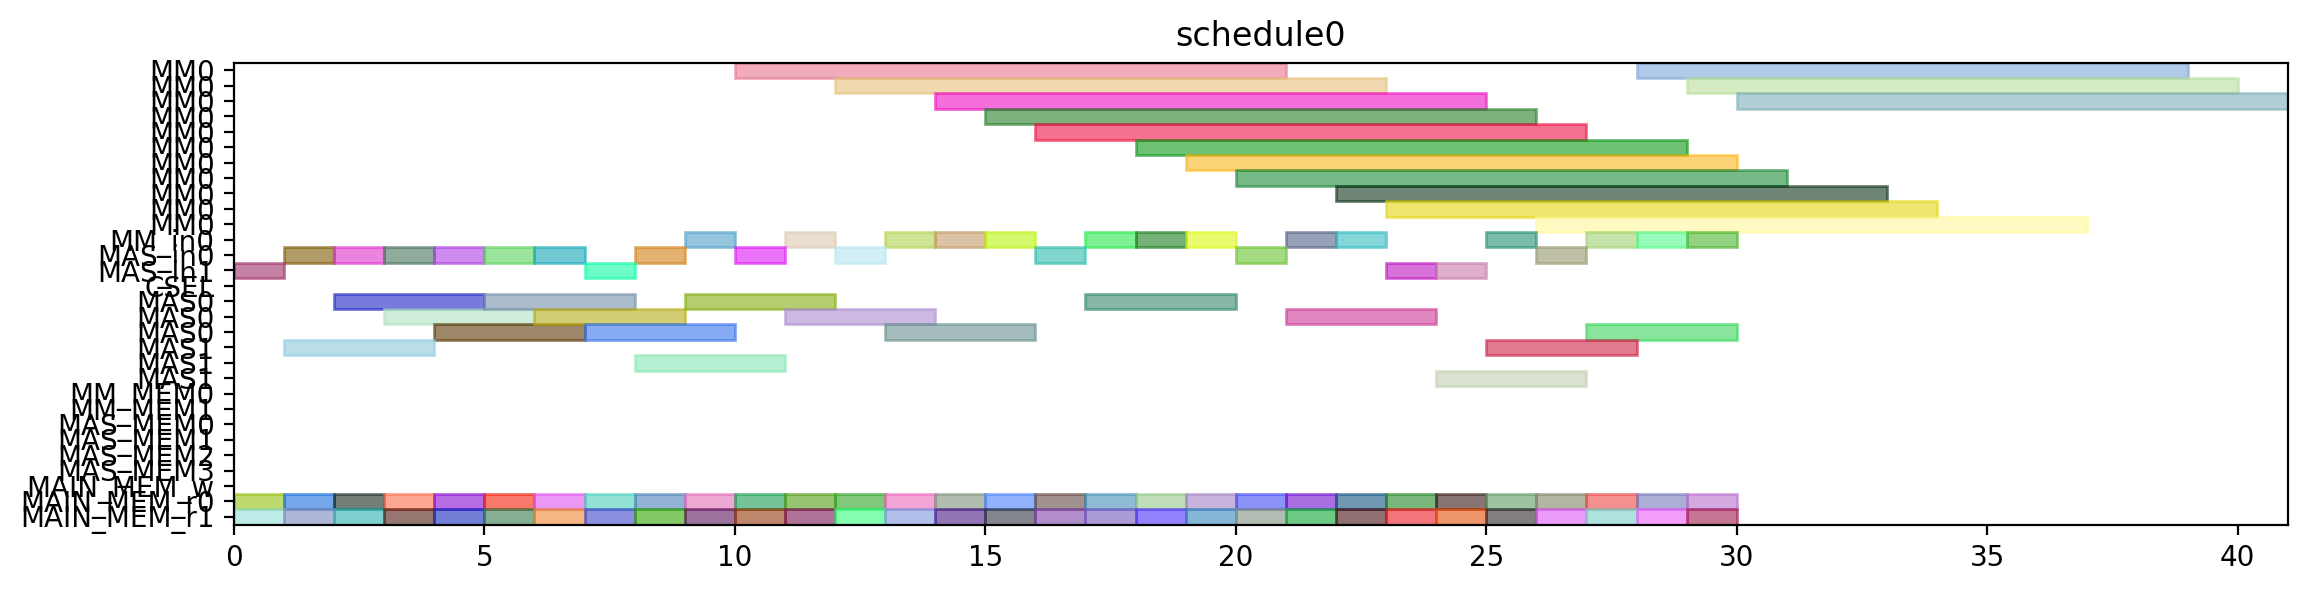

Here is the Python script that generated this plot:
from pyschedule import Scenario, solvers, plotters, alt


def solve():
	horizon = 120
	S = Scenario("schedule0", horizon=horizon)

	# resource
	MM = S.Resources('MM', num=1, size=11)
	MM_in = S.Resources('MM_in', num=1)
	MAS_in = S.Resources('MAS_in', num=2)
	CSEL = S.Resource('CSEL')
	MAS = S.Resources('MAS', num=2, size=3, periods=range(1, horizon))
	MM_MEM = S.Resources('MM_MEM', num=2)
	MAS_MEM = S.Resources('MAS_MEM', num=4)
	MAIN_MEM_w = S.Resource('MAIN_MEM_w', size=1)
	MAIN_MEM_r = S.Resources('MAIN_MEM_r', num=2)

	# result of previous scheduling

	# new tasks
	t1_t0 = S.Task('t1_t0', length=11, delay_cost=1)
	t1_t0 += alt(MM)
	t1_t0_in = S.Task('t1_t0_in', length=1, delay_cost=1)
	t1_t0_in += alt(MM_in)
	S += t1_t0_in*MM_in[0]<=t1_t0*MM[0]
	t1_t0_mem0 = S.Task('t1_t0_mem0', length=1, delay_cost=1)
	t1_t0_mem0 += MAIN_MEM_r[0]
	S += t1_t0_mem0 <= t1_t0

	t1_t0_mem1 = S.Task('t1_t0_mem1', length=1, delay_cost=1)
	t1_t0_mem1 += MAIN_MEM_r[1]
	S += t1_t0_mem1 <= t1_t0

	t1_t1 = S.Task('t1_t1', length=11, delay_cost=1)
	t1_t1 += alt(MM)
	t1_t1_in = S.Task('t1_t1_in', length=1, delay_cost=1)
	t1_t1_in += alt(MM_in)
	S += t1_t1_in*MM_in[0]<=t1_t1*MM[0]
	t1_t1_mem0 = S.Task('t1_t1_mem0', length=1, delay_cost=1)
	t1_t1_mem0 += MAIN_MEM_r[0]
	S += t1_t1_mem0 <= t1_t1

	t1_t1_mem1 = S.Task('t1_t1_mem1', length=1, delay_cost=1)
	t1_t1_mem1 += MAIN_MEM_r[1]
	S += t1_t1_mem1 <= t1_t1

	t1_t2 = S.Task('t1_t2', length=3, delay_cost=1)
	t1_t2 += alt(MAS)
	t1_t2_in = S.Task('t1_t2_in', length=1, delay_cost=1)
	t1_t2_in += alt(MAS_in)
	S += t1_t2_in*MAS_in[0]<=t1_t2*MAS[0]

	S += t1_t2_in*MAS_in[1]<=t1_t2*MAS[1]

	t1_t2_mem0 = S.Task('t1_t2_mem0', length=1, delay_cost=1)
	t1_t2_mem0 += MAIN_MEM_r[0]
	S += t1_t2_mem0 <= t1_t2

	t1_t2_mem1 = S.Task('t1_t2_mem1', length=1, delay_cost=1)
	t1_t2_mem1 += MAIN_MEM_r[1]
	S += t1_t2_mem1 <= t1_t2

	t1_t3 = S.Task('t1_t3', length=3, delay_cost=1)
	t1_t3 += alt(MAS)
	t1_t3_in = S.Task('t1_t3_in', length=1, delay_cost=1)
	t1_t3_in += alt(MAS_in)
	S += t1_t3_in*MAS_in[0]<=t1_t3*MAS[0]

	S += t1_t3_in*MAS_in[1]<=t1_t3*MAS[1]

	t1_t3_mem0 = S.Task('t1_t3_mem0', length=1, delay_cost=1)
	t1_t3_mem0 += MAIN_MEM_r[0]
	S += t1_t3_mem0 <= t1_t3

	t1_t3_mem1 = S.Task('t1_t3_mem1', length=1, delay_cost=1)
	t1_t3_mem1 += MAIN_MEM_r[1]
	S += t1_t3_mem1 <= t1_t3

	t2_t0 = S.Task('t2_t0', length=11, delay_cost=1)
	t2_t0 += alt(MM)
	t2_t0_in = S.Task('t2_t0_in', length=1, delay_cost=1)
	t2_t0_in += alt(MM_in)
	S += t2_t0_in*MM_in[0]<=t2_t0*MM[0]
	t2_t0_mem0 = S.Task('t2_t0_mem0', length=1, delay_cost=1)
	t2_t0_mem0 += MAIN_MEM_r[0]
	S += t2_t0_mem0 <= t2_t0

	t2_t0_mem1 = S.Task('t2_t0_mem1', length=1, delay_cost=1)
	t2_t0_mem1 += MAIN_MEM_r[1]
	S += t2_t0_mem1 <= t2_t0

	t2_t1 = S.Task('t2_t1', length=11, delay_cost=1)
	t2_t1 += alt(MM)
	t2_t1_in = S.Task('t2_t1_in', length=1, delay_cost=1)
	t2_t1_in += alt(MM_in)
	S += t2_t1_in*MM_in[0]<=t2_t1*MM[0]
	t2_t1_mem0 = S.Task('t2_t1_mem0', length=1, delay_cost=1)
	t2_t1_mem0 += MAIN_MEM_r[0]
	S += t2_t1_mem0 <= t2_t1

	t2_t1_mem1 = S.Task('t2_t1_mem1', length=1, delay_cost=1)
	t2_t1_mem1 += MAIN_MEM_r[1]
	S += t2_t1_mem1 <= t2_t1

	t2_t2 = S.Task('t2_t2', length=3, delay_cost=1)
	t2_t2 += alt(MAS)
	t2_t2_in = S.Task('t2_t2_in', length=1, delay_cost=1)
	t2_t2_in += alt(MAS_in)
	S += t2_t2_in*MAS_in[0]<=t2_t2*MAS[0]

	S += t2_t2_in*MAS_in[1]<=t2_t2*MAS[1]

	t2_t2_mem0 = S.Task('t2_t2_mem0', length=1, delay_cost=1)
	t2_t2_mem0 += MAIN_MEM_r[0]
	S += t2_t2_mem0 <= t2_t2

	t2_t2_mem1 = S.Task('t2_t2_mem1', length=1, delay_cost=1)
	t2_t2_mem1 += MAIN_MEM_r[1]
	S += t2_t2_mem1 <= t2_t2

	t2_t3 = S.Task('t2_t3', length=3, delay_cost=1)
	t2_t3 += alt(MAS)
	t2_t3_in = S.Task('t2_t3_in', length=1, delay_cost=1)
	t2_t3_in += alt(MAS_in)
	S += t2_t3_in*MAS_in[0]<=t2_t3*MAS[0]

	S += t2_t3_in*MAS_in[1]<=t2_t3*MAS[1]

	t2_t3_mem0 = S.Task('t2_t3_mem0', length=1, delay_cost=1)
	t2_t3_mem0 += MAIN_MEM_r[0]
	S += t2_t3_mem0 <= t2_t3

	t2_t3_mem1 = S.Task('t2_t3_mem1', length=1, delay_cost=1)
	t2_t3_mem1 += MAIN_MEM_r[1]
	S += t2_t3_mem1 <= t2_t3

	t0_t0 = S.Task('t0_t0', length=11, delay_cost=1)
	t0_t0 += alt(MM)
	t0_t0_in = S.Task('t0_t0_in', length=1, delay_cost=1)
	t0_t0_in += alt(MM_in)
	S += t0_t0_in*MM_in[0]<=t0_t0*MM[0]
	t0_t0_mem0 = S.Task('t0_t0_mem0', length=1, delay_cost=1)
	t0_t0_mem0 += MAIN_MEM_r[0]
	S += t0_t0_mem0 <= t0_t0

	t0_t0_mem1 = S.Task('t0_t0_mem1', length=1, delay_cost=1)
	t0_t0_mem1 += MAIN_MEM_r[1]
	S += t0_t0_mem1 <= t0_t0

	t0_t1 = S.Task('t0_t1', length=11, delay_cost=1)
	t0_t1 += alt(MM)
	t0_t1_in = S.Task('t0_t1_in', length=1, delay_cost=1)
	t0_t1_in += alt(MM_in)
	S += t0_t1_in*MM_in[0]<=t0_t1*MM[0]
	t0_t1_mem0 = S.Task('t0_t1_mem0', length=1, delay_cost=1)
	t0_t1_mem0 += MAIN_MEM_r[0]
	S += t0_t1_mem0 <= t0_t1

	t0_t1_mem1 = S.Task('t0_t1_mem1', length=1, delay_cost=1)
	t0_t1_mem1 += MAIN_MEM_r[1]
	S += t0_t1_mem1 <= t0_t1

	t0_t2 = S.Task('t0_t2', length=3, delay_cost=1)
	t0_t2 += alt(MAS)
	t0_t2_in = S.Task('t0_t2_in', length=1, delay_cost=1)
	t0_t2_in += alt(MAS_in)
	S += t0_t2_in*MAS_in[0]<=t0_t2*MAS[0]

	S += t0_t2_in*MAS_in[1]<=t0_t2*MAS[1]

	t0_t2_mem0 = S.Task('t0_t2_mem0', length=1, delay_cost=1)
	t0_t2_mem0 += MAIN_MEM_r[0]
	S += t0_t2_mem0 <= t0_t2

	t0_t2_mem1 = S.Task('t0_t2_mem1', length=1, delay_cost=1)
	t0_t2_mem1 += MAIN_MEM_r[1]
	S += t0_t2_mem1 <= t0_t2

	t0_t3 = S.Task('t0_t3', length=3, delay_cost=1)
	t0_t3 += alt(MAS)
	t0_t3_in = S.Task('t0_t3_in', length=1, delay_cost=1)
	t0_t3_in += alt(MAS_in)
	S += t0_t3_in*MAS_in[0]<=t0_t3*MAS[0]

	S += t0_t3_in*MAS_in[1]<=t0_t3*MAS[1]

	t0_t3_mem0 = S.Task('t0_t3_mem0', length=1, delay_cost=1)
	t0_t3_mem0 += MAIN_MEM_r[0]
	S += t0_t3_mem0 <= t0_t3

	t0_t3_mem1 = S.Task('t0_t3_mem1', length=1, delay_cost=1)
	t0_t3_mem1 += MAIN_MEM_r[1]
	S += t0_t3_mem1 <= t0_t3

	t4_t0_t0 = S.Task('t4_t0_t0', length=11, delay_cost=1)
	t4_t0_t0 += alt(MM)
	t4_t0_t0_in = S.Task('t4_t0_t0_in', length=1, delay_cost=1)
	t4_t0_t0_in += alt(MM_in)
	S += t4_t0_t0_in*MM_in[0]<=t4_t0_t0*MM[0]
	t4_t0_t0_mem0 = S.Task('t4_t0_t0_mem0', length=1, delay_cost=1)
	t4_t0_t0_mem0 += MAIN_MEM_r[0]
	S += t4_t0_t0_mem0 <= t4_t0_t0

	t4_t0_t0_mem1 = S.Task('t4_t0_t0_mem1', length=1, delay_cost=1)
	t4_t0_t0_mem1 += MAIN_MEM_r[1]
	S += t4_t0_t0_mem1 <= t4_t0_t0

	t4_t0_t1 = S.Task('t4_t0_t1', length=11, delay_cost=1)
	t4_t0_t1 += alt(MM)
	t4_t0_t1_in = S.Task('t4_t0_t1_in', length=1, delay_cost=1)
	t4_t0_t1_in += alt(MM_in)
	S += t4_t0_t1_in*MM_in[0]<=t4_t0_t1*MM[0]
	t4_t0_t1_mem0 = S.Task('t4_t0_t1_mem0', length=1, delay_cost=1)
	t4_t0_t1_mem0 += MAIN_MEM_r[0]
	S += t4_t0_t1_mem0 <= t4_t0_t1

	t4_t0_t1_mem1 = S.Task('t4_t0_t1_mem1', length=1, delay_cost=1)
	t4_t0_t1_mem1 += MAIN_MEM_r[1]
	S += t4_t0_t1_mem1 <= t4_t0_t1

	t4_t0_t2 = S.Task('t4_t0_t2', length=3, delay_cost=1)
	t4_t0_t2 += alt(MAS)
	t4_t0_t2_in = S.Task('t4_t0_t2_in', length=1, delay_cost=1)
	t4_t0_t2_in += alt(MAS_in)
	S += t4_t0_t2_in*MAS_in[0]<=t4_t0_t2*MAS[0]

	S += t4_t0_t2_in*MAS_in[1]<=t4_t0_t2*MAS[1]

	t4_t0_t2_mem0 = S.Task('t4_t0_t2_mem0', length=1, delay_cost=1)
	t4_t0_t2_mem0 += MAIN_MEM_r[0]
	S += t4_t0_t2_mem0 <= t4_t0_t2

	t4_t0_t2_mem1 = S.Task('t4_t0_t2_mem1', length=1, delay_cost=1)
	t4_t0_t2_mem1 += MAIN_MEM_r[1]
	S += t4_t0_t2_mem1 <= t4_t0_t2

	t4_t0_t3 = S.Task('t4_t0_t3', length=3, delay_cost=1)
	t4_t0_t3 += alt(MAS)
	t4_t0_t3_in = S.Task('t4_t0_t3_in', length=1, delay_cost=1)
	t4_t0_t3_in += alt(MAS_in)
	S += t4_t0_t3_in*MAS_in[0]<=t4_t0_t3*MAS[0]

	S += t4_t0_t3_in*MAS_in[1]<=t4_t0_t3*MAS[1]

	t4_t0_t3_mem0 = S.Task('t4_t0_t3_mem0', length=1, delay_cost=1)
	t4_t0_t3_mem0 += MAIN_MEM_r[0]
	S += t4_t0_t3_mem0 <= t4_t0_t3

	t4_t0_t3_mem1 = S.Task('t4_t0_t3_mem1', length=1, delay_cost=1)
	t4_t0_t3_mem1 += MAIN_MEM_r[1]
	S += t4_t0_t3_mem1 <= t4_t0_t3

	t4_t1_t0 = S.Task('t4_t1_t0', length=11, delay_cost=1)
	t4_t1_t0 += alt(MM)
	t4_t1_t0_in = S.Task('t4_t1_t0_in', length=1, delay_cost=1)
	t4_t1_t0_in += alt(MM_in)
	S += t4_t1_t0_in*MM_in[0]<=t4_t1_t0*MM[0]
	t4_t1_t0_mem0 = S.Task('t4_t1_t0_mem0', length=1, delay_cost=1)
	t4_t1_t0_mem0 += MAIN_MEM_r[0]
	S += t4_t1_t0_mem0 <= t4_t1_t0

	t4_t1_t0_mem1 = S.Task('t4_t1_t0_mem1', length=1, delay_cost=1)
	t4_t1_t0_mem1 += MAIN_MEM_r[1]
	S += t4_t1_t0_mem1 <= t4_t1_t0

	t4_t1_t1 = S.Task('t4_t1_t1', length=11, delay_cost=1)
	t4_t1_t1 += alt(MM)
	t4_t1_t1_in = S.Task('t4_t1_t1_in', length=1, delay_cost=1)
	t4_t1_t1_in += alt(MM_in)
	S += t4_t1_t1_in*MM_in[0]<=t4_t1_t1*MM[0]
	t4_t1_t1_mem0 = S.Task('t4_t1_t1_mem0', length=1, delay_cost=1)
	t4_t1_t1_mem0 += MAIN_MEM_r[0]
	S += t4_t1_t1_mem0 <= t4_t1_t1

	t4_t1_t1_mem1 = S.Task('t4_t1_t1_mem1', length=1, delay_cost=1)
	t4_t1_t1_mem1 += MAIN_MEM_r[1]
	S += t4_t1_t1_mem1 <= t4_t1_t1

	t4_t1_t2 = S.Task('t4_t1_t2', length=3, delay_cost=1)
	t4_t1_t2 += alt(MAS)
	t4_t1_t2_in = S.Task('t4_t1_t2_in', length=1, delay_cost=1)
	t4_t1_t2_in += alt(MAS_in)
	S += t4_t1_t2_in*MAS_in[0]<=t4_t1_t2*MAS[0]

	S += t4_t1_t2_in*MAS_in[1]<=t4_t1_t2*MAS[1]

	t4_t1_t2_mem0 = S.Task('t4_t1_t2_mem0', length=1, delay_cost=1)
	t4_t1_t2_mem0 += MAIN_MEM_r[0]
	S += t4_t1_t2_mem0 <= t4_t1_t2

	t4_t1_t2_mem1 = S.Task('t4_t1_t2_mem1', length=1, delay_cost=1)
	t4_t1_t2_mem1 += MAIN_MEM_r[1]
	S += t4_t1_t2_mem1 <= t4_t1_t2

	t4_t1_t3 = S.Task('t4_t1_t3', length=3, delay_cost=1)
	t4_t1_t3 += alt(MAS)
	t4_t1_t3_in = S.Task('t4_t1_t3_in', length=1, delay_cost=1)
	t4_t1_t3_in += alt(MAS_in)
	S += t4_t1_t3_in*MAS_in[0]<=t4_t1_t3*MAS[0]

	S += t4_t1_t3_in*MAS_in[1]<=t4_t1_t3*MAS[1]

	t4_t1_t3_mem0 = S.Task('t4_t1_t3_mem0', length=1, delay_cost=1)
	t4_t1_t3_mem0 += MAIN_MEM_r[0]
	S += t4_t1_t3_mem0 <= t4_t1_t3

	t4_t1_t3_mem1 = S.Task('t4_t1_t3_mem1', length=1, delay_cost=1)
	t4_t1_t3_mem1 += MAIN_MEM_r[1]
	S += t4_t1_t3_mem1 <= t4_t1_t3

	t4_t2_t0 = S.Task('t4_t2_t0', length=11, delay_cost=1)
	t4_t2_t0 += alt(MM)
	t4_t2_t0_in = S.Task('t4_t2_t0_in', length=1, delay_cost=1)
	t4_t2_t0_in += alt(MM_in)
	S += t4_t2_t0_in*MM_in[0]<=t4_t2_t0*MM[0]
	t4_t2_t0_mem0 = S.Task('t4_t2_t0_mem0', length=1, delay_cost=1)
	t4_t2_t0_mem0 += MAIN_MEM_r[0]
	S += t4_t2_t0_mem0 <= t4_t2_t0

	t4_t2_t0_mem1 = S.Task('t4_t2_t0_mem1', length=1, delay_cost=1)
	t4_t2_t0_mem1 += MAIN_MEM_r[1]
	S += t4_t2_t0_mem1 <= t4_t2_t0

	t4_t2_t1 = S.Task('t4_t2_t1', length=11, delay_cost=1)
	t4_t2_t1 += alt(MM)
	t4_t2_t1_in = S.Task('t4_t2_t1_in', length=1, delay_cost=1)
	t4_t2_t1_in += alt(MM_in)
	S += t4_t2_t1_in*MM_in[0]<=t4_t2_t1*MM[0]
	t4_t2_t1_mem0 = S.Task('t4_t2_t1_mem0', length=1, delay_cost=1)
	t4_t2_t1_mem0 += MAIN_MEM_r[0]
	S += t4_t2_t1_mem0 <= t4_t2_t1

	t4_t2_t1_mem1 = S.Task('t4_t2_t1_mem1', length=1, delay_cost=1)
	t4_t2_t1_mem1 += MAIN_MEM_r[1]
	S += t4_t2_t1_mem1 <= t4_t2_t1

	t4_t2_t2 = S.Task('t4_t2_t2', length=3, delay_cost=1)
	t4_t2_t2 += alt(MAS)
	t4_t2_t2_in = S.Task('t4_t2_t2_in', length=1, delay_cost=1)
	t4_t2_t2_in += alt(MAS_in)
	S += t4_t2_t2_in*MAS_in[0]<=t4_t2_t2*MAS[0]

	S += t4_t2_t2_in*MAS_in[1]<=t4_t2_t2*MAS[1]

	t4_t2_t2_mem0 = S.Task('t4_t2_t2_mem0', length=1, delay_cost=1)
	t4_t2_t2_mem0 += MAIN_MEM_r[0]
	S += t4_t2_t2_mem0 <= t4_t2_t2

	t4_t2_t2_mem1 = S.Task('t4_t2_t2_mem1', length=1, delay_cost=1)
	t4_t2_t2_mem1 += MAIN_MEM_r[1]
	S += t4_t2_t2_mem1 <= t4_t2_t2

	t4_t2_t3 = S.Task('t4_t2_t3', length=3, delay_cost=1)
	t4_t2_t3 += alt(MAS)
	t4_t2_t3_in = S.Task('t4_t2_t3_in', length=1, delay_cost=1)
	t4_t2_t3_in += alt(MAS_in)
	S += t4_t2_t3_in*MAS_in[0]<=t4_t2_t3*MAS[0]

	S += t4_t2_t3_in*MAS_in[1]<=t4_t2_t3*MAS[1]

	t4_t2_t3_mem0 = S.Task('t4_t2_t3_mem0', length=1, delay_cost=1)
	t4_t2_t3_mem0 += MAIN_MEM_r[0]
	S += t4_t2_t3_mem0 <= t4_t2_t3

	t4_t2_t3_mem1 = S.Task('t4_t2_t3_mem1', length=1, delay_cost=1)
	t4_t2_t3_mem1 += MAIN_MEM_r[1]
	S += t4_t2_t3_mem1 <= t4_t2_t3

	t4_t40 = S.Task('t4_t40', length=3, delay_cost=1)
	t4_t40 += alt(MAS)
	t4_t40_in = S.Task('t4_t40_in', length=1, delay_cost=1)
	t4_t40_in += alt(MAS_in)
	S += t4_t40_in*MAS_in[0]<=t4_t40*MAS[0]

	S += t4_t40_in*MAS_in[1]<=t4_t40*MAS[1]

	t4_t40_mem0 = S.Task('t4_t40_mem0', length=1, delay_cost=1)
	t4_t40_mem0 += MAIN_MEM_r[0]
	S += t4_t40_mem0 <= t4_t40

	t4_t40_mem1 = S.Task('t4_t40_mem1', length=1, delay_cost=1)
	t4_t40_mem1 += MAIN_MEM_r[1]
	S += t4_t40_mem1 <= t4_t40

	t4_t41 = S.Task('t4_t41', length=3, delay_cost=1)
	t4_t41 += alt(MAS)
	t4_t41_in = S.Task('t4_t41_in', length=1, delay_cost=1)
	t4_t41_in += alt(MAS_in)
	S += t4_t41_in*MAS_in[0]<=t4_t41*MAS[0]

	S += t4_t41_in*MAS_in[1]<=t4_t41*MAS[1]

	t4_t41_mem0 = S.Task('t4_t41_mem0', length=1, delay_cost=1)
	t4_t41_mem0 += MAIN_MEM_r[0]
	S += t4_t41_mem0 <= t4_t41

	t4_t41_mem1 = S.Task('t4_t41_mem1', length=1, delay_cost=1)
	t4_t41_mem1 += MAIN_MEM_r[1]
	S += t4_t41_mem1 <= t4_t41

	t4_t50 = S.Task('t4_t50', length=3, delay_cost=1)
	t4_t50 += alt(MAS)
	t4_t50_in = S.Task('t4_t50_in', length=1, delay_cost=1)
	t4_t50_in += alt(MAS_in)
	S += t4_t50_in*MAS_in[0]<=t4_t50*MAS[0]

	S += t4_t50_in*MAS_in[1]<=t4_t50*MAS[1]

	t4_t50_mem0 = S.Task('t4_t50_mem0', length=1, delay_cost=1)
	t4_t50_mem0 += MAIN_MEM_r[0]
	S += t4_t50_mem0 <= t4_t50

	t4_t50_mem1 = S.Task('t4_t50_mem1', length=1, delay_cost=1)
	t4_t50_mem1 += MAIN_MEM_r[1]
	S += t4_t50_mem1 <= t4_t50

	t4_t51 = S.Task('t4_t51', length=3, delay_cost=1)
	t4_t51 += alt(MAS)
	t4_t51_in = S.Task('t4_t51_in', length=1, delay_cost=1)
	t4_t51_in += alt(MAS_in)
	S += t4_t51_in*MAS_in[0]<=t4_t51*MAS[0]

	S += t4_t51_in*MAS_in[1]<=t4_t51*MAS[1]

	t4_t51_mem0 = S.Task('t4_t51_mem0', length=1, delay_cost=1)
	t4_t51_mem0 += MAIN_MEM_r[0]
	S += t4_t51_mem0 <= t4_t51

	t4_t51_mem1 = S.Task('t4_t51_mem1', length=1, delay_cost=1)
	t4_t51_mem1 += MAIN_MEM_r[1]
	S += t4_t51_mem1 <= t4_t51

	t4_t8_t0 = S.Task('t4_t8_t0', length=11, delay_cost=1)
	t4_t8_t0 += alt(MM)
	t4_t8_t0_in = S.Task('t4_t8_t0_in', length=1, delay_cost=1)
	t4_t8_t0_in += alt(MM_in)
	S += t4_t8_t0_in*MM_in[0]<=t4_t8_t0*MM[0]
	t4_t8_t0_mem0 = S.Task('t4_t8_t0_mem0', length=1, delay_cost=1)
	t4_t8_t0_mem0 += MAIN_MEM_r[0]
	S += t4_t8_t0_mem0 <= t4_t8_t0

	t4_t8_t0_mem1 = S.Task('t4_t8_t0_mem1', length=1, delay_cost=1)
	t4_t8_t0_mem1 += MAIN_MEM_r[1]
	S += t4_t8_t0_mem1 <= t4_t8_t0

	t4_t8_t1 = S.Task('t4_t8_t1', length=11, delay_cost=1)
	t4_t8_t1 += alt(MM)
	t4_t8_t1_in = S.Task('t4_t8_t1_in', length=1, delay_cost=1)
	t4_t8_t1_in += alt(MM_in)
	S += t4_t8_t1_in*MM_in[0]<=t4_t8_t1*MM[0]
	t4_t8_t1_mem0 = S.Task('t4_t8_t1_mem0', length=1, delay_cost=1)
	t4_t8_t1_mem0 += MAIN_MEM_r[0]
	S += t4_t8_t1_mem0 <= t4_t8_t1

	t4_t8_t1_mem1 = S.Task('t4_t8_t1_mem1', length=1, delay_cost=1)
	t4_t8_t1_mem1 += MAIN_MEM_r[1]
	S += t4_t8_t1_mem1 <= t4_t8_t1

	solvers.mip.solve(S,msg=1,kind='CPLEX',ratio_gap=1.01)

	solution = [['hoge']*len(S.solution()[1]) for i in range(len(S.solution()))]
	for i in range(len(S.solution())):
		for j in range(len(S.solution()[i])):
			solution[i][j]=str(S.solution()[i][j])
	print(solution)

	cycles = int(solution[-1][3])

	pic_file_name = "/mnt/rose/usr1/fukuda/ABE/multiRAM_multiMAS_16mux/scheduling_result/stage11MM1_stage3MAS2/SPARSE/schedule0.png"
	if(S.solution() != []):
		plotters.matplotlib.plot(S,img_filename=pic_file_name, show_task_labels=False, fig_size=(cycles*0.25+3, 3))

	return solution
